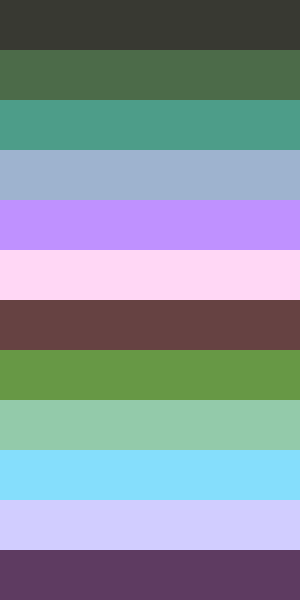
Frame 1 (no input)
Frame 60 (no input): identical to frame 1, image omitted
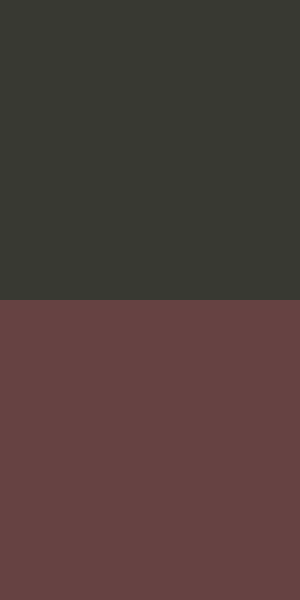
Frame 120 (the mouse pressed at the canvas centre since frame 60)

The p5.js sketch that drew these frames (run headless with seeded random() and noise() and a simulated clock; from frame 60 on, the mouse is pressed at the canvas centre):

// p5.js sketch
// ── sketch.js
var h = 65;
var s = 30;
var b = 57;

var rectStep = 50;
function setup() {
  createCanvas(300,600);
}

function draw() {
  background(255);
  rectStep = max(50, mouseY);
  colorMode(HSB, 360,255,255);
  for(var x=0; x < width; x +=rectStep){
    for(var y =0; y < height; y+=rectStep){
    noStroke();
    fill(h+y % 320,s+y % 120,b+y % 255);
    rect(x,y,rectStep,rectStep);
    }

  }
}
